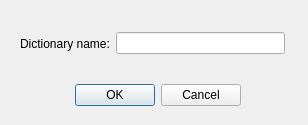
<?xml version="1.0" encoding="UTF-8"?>
<ui version="4.0">
 <class>glossary::gui::view::AddDictionaryPrompt</class>
 <widget class="QDialog" name="glossary::gui::view::AddDictionaryPrompt">
  <property name="windowModality">
   <enum>Qt::WindowModal</enum>
  </property>
  <property name="geometry">
   <rect>
    <x>0</x>
    <y>0</y>
    <width>308</width>
    <height>125</height>
   </rect>
  </property>
  <property name="windowTitle">
   <string>Add new dictionary</string>
  </property>
  <property name="modal">
   <bool>true</bool>
  </property>
  <widget class="QDialogButtonBox" name="buttonBox">
   <property name="geometry">
    <rect>
     <x>70</x>
     <y>80</y>
     <width>171</width>
     <height>31</height>
    </rect>
   </property>
   <property name="orientation">
    <enum>Qt::Horizontal</enum>
   </property>
   <property name="standardButtons">
    <set>QDialogButtonBox::Cancel|QDialogButtonBox::Ok</set>
   </property>
  </widget>
  <widget class="QWidget" name="">
   <property name="geometry">
    <rect>
     <x>20</x>
     <y>30</y>
     <width>265</width>
     <height>27</height>
    </rect>
   </property>
   <layout class="QHBoxLayout" name="horizontalLayout">
    <item>
     <widget class="QLabel" name="labelDictionaryName">
      <property name="text">
       <string>Dictionary name:</string>
      </property>
     </widget>
    </item>
    <item>
     <widget class="QLineEdit" name="editDictionaryName"/>
    </item>
   </layout>
  </widget>
 </widget>
 <resources/>
 <connections>
  <connection>
   <sender>buttonBox</sender>
   <signal>accepted()</signal>
   <receiver>glossary::gui::view::AddDictionaryPrompt</receiver>
   <slot>accept()</slot>
   <hints>
    <hint type="sourcelabel">
     <x>248</x>
     <y>254</y>
    </hint>
    <hint type="destinationlabel">
     <x>157</x>
     <y>274</y>
    </hint>
   </hints>
  </connection>
  <connection>
   <sender>buttonBox</sender>
   <signal>rejected()</signal>
   <receiver>glossary::gui::view::AddDictionaryPrompt</receiver>
   <slot>reject()</slot>
   <hints>
    <hint type="sourcelabel">
     <x>316</x>
     <y>260</y>
    </hint>
    <hint type="destinationlabel">
     <x>286</x>
     <y>274</y>
    </hint>
   </hints>
  </connection>
 </connections>
</ui>
